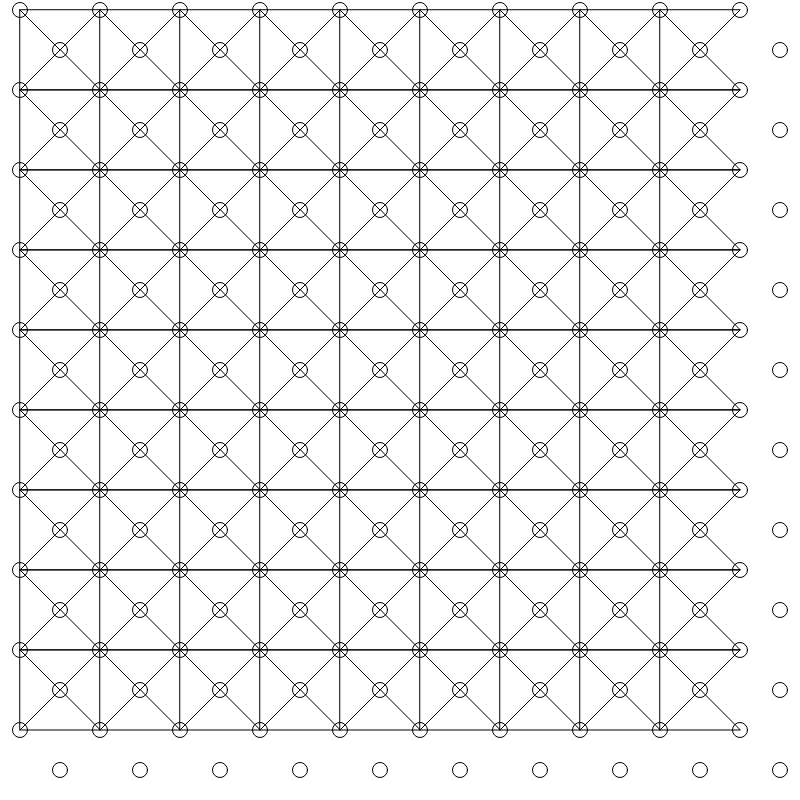
Frame 1 (no input)
Frame 60 (no input): identical to frame 1, image omitted
Frame 120 (the mouse pressed at the canvas centre since frame 60): identical to frame 1, image omitted

The p5.js sketch that drew this single still picture (run headless with seeded random() and noise() and a simulated clock; from frame 60 on, the mouse is pressed at the canvas centre):

// p5.js sketch
// ── sketch.js
let points = [];
let tris = [];
let dragging = false;
let pointBeingDragged;
let margin = 50;

function setup() {
  createCanvas(800, 800);
  // points.push(new Point(margin, margin)); //left top
  // points.push(new Point(width - margin, margin)); //right top
  // points.push(new Point(width/2, height/2));
  // points.push(new Point(margin, height - margin)); //left bottom
  // points.push(new Point(width - margin, height - margin)); //right bottom

  // tris.push(new Tri([points[0], points[1], points[2]]));


  //right tri
  //top tri
  //bottom tri

  createPoints();
  createTris();
  noFill();
  console.log(points.length);
}

function createPoints(){
  let numCols = 10;
  let xOffset = width/numCols;
  let numRows = 20;
  let yOffset = height/numRows;


  for(let i = 0; i < numRows; i++){
    let row = [];
    if(i % 2 == 0){
      for(let j = 0; j < numCols; j++){
        row.push(new Point(j * xOffset + xOffset/4, i * yOffset + yOffset/4));
      }
    } else { //odd rows
      for(let j = 0; j < numCols; j++){
        row.push(new Point(j * xOffset + xOffset/2 + xOffset/4, i * yOffset + yOffset/4));
      }
    }

    points.push(row);
    console.log(row.length);
  }

  console.log(points);
}

function createTris(){
  for(let i = 0; i < points.length - 2; i++){
    //i is the row number
    for(let j = 0; j < points[i].length - 1; j++){
      //j is the col number
      if(i % 2== 0){
        tris.push(new Tri([points[i][j], points[i + 1][j], points[i][j+1]]));
        tris.push(new Tri([points[i][j], points[i+1][j], points[i+2][j]]));
      } else {
        if(j < points[i].length - 1){
          tris.push(new Tri([points[i][j], points[i + 1][j], points[i+1][j + 1]]));
        } else {

        }
      }

    }
  }
  // tris.push(new Tri([points[0][0], points[0][1], points[1][0]]));
}

function draw() {
  background(255);

  // drawTris();

  for(let row of points){
    for(let p of row){
      p.draw();
    }
  }


  for(let t of tris){
    t.draw();
  }
}


function mousePressed() {
  for(let row of points){
    for(let p of row){
      if(p.in()){
        pointBeingDragged = p;
      }
    }
  }
}

function mouseDragged(){
  if(pointBeingDragged){
    pointBeingDragged.x = mouseX;
    pointBeingDragged.y = mouseY;
  }
}

function mouseReleased(){
  pointBeingDragged = null;
}

class Point {
  constructor(x, y){
    this.x = x;
    this.y = y;
    this.size = 30;
  }

  draw(){
    fill(255);
    ellipse(this.x, this.y, this.size/2, this.size/2);
  }

  in(){
    if(dist(mouseX, mouseY, this.x, this.y) < this.size/2){
      return true;
    } else {
      return false;
    }
  }
}

class Tri {
  constructor(points){
    this.points = points;
  }

  draw(){
    noFill();
    triangle(this.points[0].x, this.points[0].y, this.points[1].x, this.points[1].y, this.points[2].x, this.points[2].y);
  }
}

// function drawTris(){
//   noFill();
//   triangle(points[0].x, points[0].y, points[1].x, points[1].y, points[2].x, points[2].y);
//   triangle(points[0].x, points[0].y, points[3].x, points[3].y, points[2].x, points[2].y);
//   triangle(points[1].x, points[1].y, points[4].x, points[4].y, points[2].x, points[2].y);
//   triangle(points[3].x, points[3].y, points[4].x, points[4].y, points[2].x, points[2].y);
// }
